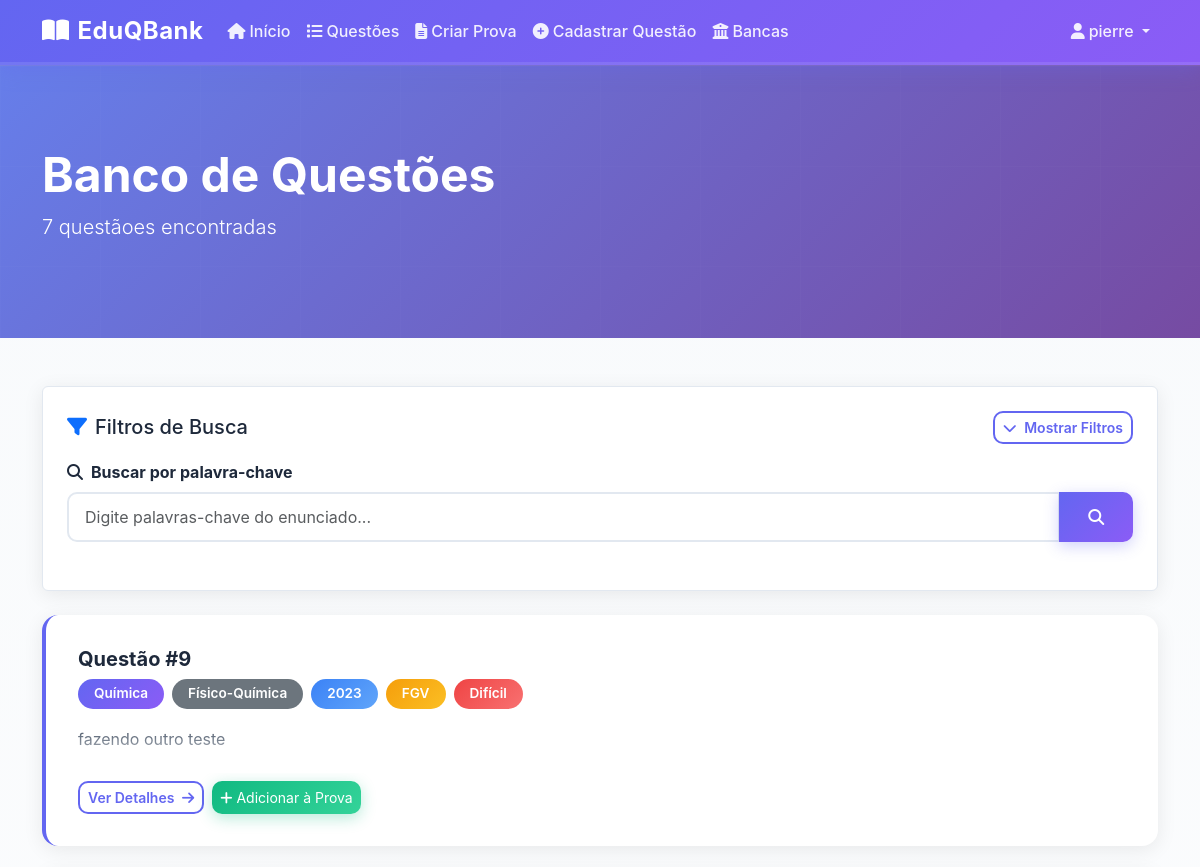
/questoes/ (signed in, upper part), run on an earlier commit of the app's database.
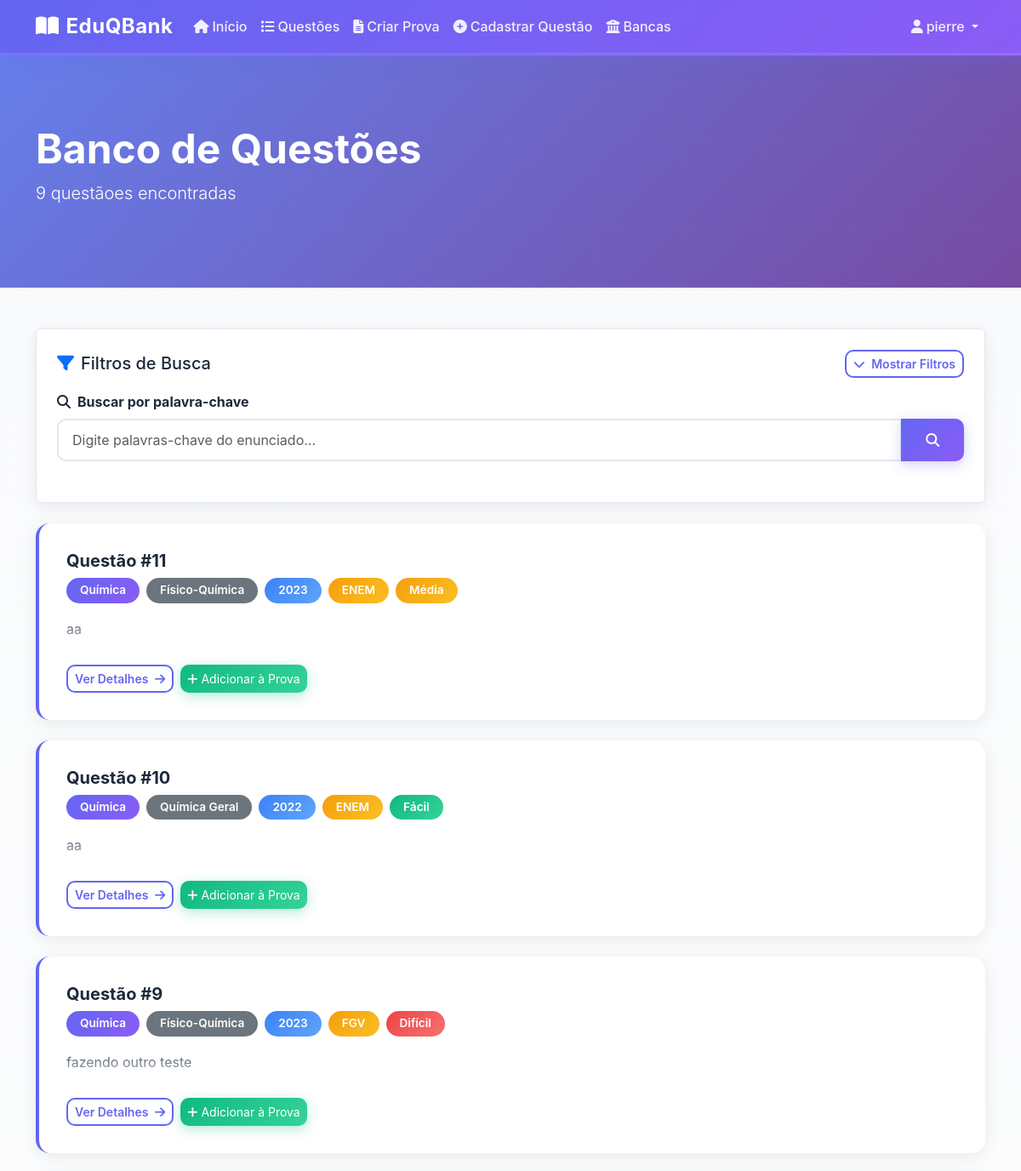
And on a later commit of the database.
### app/models.py (models this page shows, shortened)
class Questao(models.Model):
    area = models.ForeignKey('Conteudo', on_delete=models.PROTECT, related_name='q_area')
    unidade = models.ForeignKey('Conteudo', on_delete=models.PROTECT, related_name='q_unidade', null=True, blank=True)
    topico = models.ForeignKey('Conteudo', on_delete=models.PROTECT, related_name='q_topico', null=True, blank=True)
    subtopico = models.ForeignKey('Conteudo', on_delete=models.PROTECT, related_name='q_subtopico', null=True, blank=True)
    categoria = models.ForeignKey('Conteudo', on_delete=models.PROTECT, related_name='q_categoria', null=True, blank=True)
    ano = models.IntegerField()
    banca = models.CharField(max_length=100)
    tipo_questao = models.CharField(max_length=50)
    dificuldade = models.CharField(max_length=20)
    GRAU_ESCOLARIDADE_CHOICES = [
        ('fundamental', 'Ensino Fundamental'),
        ('medio', 'Ensino Médio'),
        ('superior', 'Ensino Superior'),
    ]
    grau_escolaridade = models.CharField(max_length=20, choices=GRAU_ESCOLARIDADE_CHOICES)
    enunciado = RichTextUploadingField('Enunciado')
    resposta = RichTextUploadingField('Resposta')
    resposta_gabarito = RichTextUploadingField('Resposta Gabarito', blank=True, null=True)

class Conteudo(models.Model):
    nome = models.CharField(max_length=500)
    pai = models.ForeignKey('self', null=True, blank=True, on_delete=models.PROTECT, related_name='subconteudos')
    TIPO_CHOICES = [
        ('area', 'Área'),
        ('unidade', 'Unidade'),
        ('topico', 'Tópico'),
        ('subtopico', 'Subtópico'),
        ('categoria', 'Categoria'),
    ]
    tipo = models.CharField(max_length=20, choices=TIPO_CHOICES)

### app/views/pages.py (the view, shortened to what this page needs)
# urls.py: path('questoes/', views.questoes_list, name='questoes_list'),
@login_required
def questoes_list(request):
    questoes = Questao.objects.all().select_related('area', 'unidade', 'topico', 'subtopico', 'categoria')
    search = request.GET.get('search', '')
    if search:
        questoes = questoes.filter(enunciado__icontains=search)
    area_ids_raw = request.GET.getlist('area_id')
    area_ids = []
    if area_ids:
        questoes = questoes.filter(area_id__in=area_ids)
    unidade_ids_raw = request.GET.getlist('unidade_id')
    unidade_ids = []
    if unidade_ids:
        questoes = questoes.filter(unidade_id__in=unidade_ids)
    topico_ids_raw = request.GET.getlist('topico_id')
    topico_ids = []
    if topico_ids:
        questoes = questoes.filter(topico_id__in=topico_ids)
    subtopico_ids_raw = request.GET.getlist('subtopico_id')
    subtopico_ids = []
    if subtopico_ids:
        questoes = questoes.filter(subtopico_id__in=subtopico_ids)
    categoria_ids_raw = request.GET.getlist('categoria_id')
    categoria_ids = []
    if categoria_ids:
        questoes = questoes.filter(categoria_id__in=categoria_ids)
    anos_raw = request.GET.getlist('ano')
    anos = []
    if anos:
        questoes = questoes.filter(ano__in=anos)
    bancas_raw = request.GET.getlist('banca')
    bancas = [b for b in bancas_raw if str(b).strip()]
    if bancas:
        questoes = questoes.filter(banca__in=bancas)
    tipos_questao_raw = request.GET.getlist('tipo_questao')
    tipos_questao = [t for t in tipos_questao_raw if str(t).strip()]
    if tipos_questao:
        questoes = questoes.filter(tipo_questao__in=tipos_questao)
    dificuldades_raw = request.GET.getlist('dificuldade')
    dificuldades = [d for d in dificuldades_raw if str(d).strip()]
    if dificuldades:
        questoes = questoes.filter(dificuldade__in=dificuldades)
    graus_escolaridade_raw = request.GET.getlist('grau_escolaridade')
    graus_escolaridade = [g for g in graus_escolaridade_raw if str(g).strip()]
    if graus_escolaridade:
        questoes = questoes.filter(grau_escolaridade__in=graus_escolaridade)
    tem_imagem = request.GET.get('tem_imagem')
    if tem_imagem == 'true':
        questoes = questoes.filter(Q(enunciado__icontains='<img') | Q(resposta__icontains='<img'))
    elif tem_imagem == 'false':
        questoes = questoes.exclude(Q(enunciado__icontains='<img') | Q(resposta__icontains='<img'))
    order_by = request.GET.get('order_by', '-id')
    questoes = questoes.order_by(order_by)
    paginator = Paginator(questoes, 10)
    page_number = request.GET.get('page', 1)
    page_obj = paginator.get_page(page_number)
    areas = Conteudo.objects.filter(tipo='area').order_by('nome')
    anos_disponiveis = Questao.objects.values_list('ano', flat=True).distinct().order_by('-ano')
    bancas_disponiveis = Questao.objects.values_list('banca', flat=True).distinct().order_by('banca')
    tipos_disponiveis = Questao.objects.values_list('tipo_questao', flat=True).distinct().order_by('tipo_questao')
    dificuldades_disponiveis = Questao.objects.values_list('dificuldade', flat=True).distinct().order_by('dificuldade')
    graus_disponiveis = Questao.objects.values_list('grau_escolaridade', flat=True).distinct().order_by('grau_escolaridade')
    unidades = []
    topicos = []
    subtopicos = []
    categorias = []
    context = {
        'page_obj': page_obj,
        'questoes': page_obj,
        'search': search,
        'areas': areas,
        'unidades': unidades,
        'topicos': topicos,
        'subtopicos': subtopicos,
        'categorias': categorias,
        'anos_disponiveis': anos_disponiveis,
        'bancas_disponiveis': bancas_disponiveis,
        'tipos_disponiveis': tipos_disponiveis,
        'dificuldades_disponiveis': dificuldades_disponiveis,
        'graus_disponiveis': graus_disponiveis,
        'filtros_ativos': {
            'area_ids': [str(a) for a in area_ids],
            'unidade_ids': [str(u) for u in unidade_ids],
            'topico_ids': [str(t) for t in topico_ids],
            'subtopico_ids': [str(s) for s in subtopico_ids],
            'categoria_ids': [str(c) for c in categoria_ids],
            'anos': [str(a) for a in anos],
            'bancas': bancas,
            'tipos_questao': tipos_questao,
            'dificuldades': dificuldades,
            'graus_escolaridade': graus_escolaridade,
            'tem_imagem': tem_imagem,
        }
    }
    return render(request, 'app/questoes.html', context)

### app/templates/app/questoes.html (shortened to what this page needs)
{% extends "app/base.html" %}
{% load static %}
{% block content %}
<div class="hero-section">
    <div class="container">
        <h1 class="display-5 fw-bold mb-2">Banco de Questões</h1>
        <p class="lead">
            {% if page_obj %}
                {{ page_obj.paginator.count }} questão{{ page_obj.paginator.count|pluralize:"es" }} encontrada{{ page_obj.paginator.count|pluralize:"s" }}
            {% else %}
                Carregando...
            {% endif %}
        </p>
    </div>
</div>
<div class="container">
    <div class="filter-section bg-white p-4 rounded mb-4" style="box-shadow: 0 4px 20px rgba(0,0,0,0.08);">
        <div class="d-flex justify-content-between align-items-center mb-3">
            <h5 class="mb-0">
                <i class="fas fa-filter me-2 text-primary"></i>Filtros de Busca
            </h5>
            <button type="button" class="btn btn-sm btn-outline-primary" onclick="toggleFilters()" id="toggleFiltersBtn">
                <i class="fas fa-chevron-{% if filtros_ativos.area_ids|length > 0 or filtros_ativos.unidade_ids|length > 0 or filtros_ativos.topico_ids|length > 0 or filtros_ativos.anos|length > 0 or filtros_ativos.bancas|length > 0 or filtros_ativos.dificuldades|length > 0 or filtros_ativos.tipos_questao|length > 0 or filtros_ativos.graus_escolaridade|length > 0 or filtros_ativos.tem_imagem %}up{% else %}down{% endif %} me-1"></i>
                <span id="toggleFiltersText">{% if filtros_ativos.area_ids|length > 0 or filtros_ativos.unidade_ids|length > 0 or filtros_ativos.topico_ids|length > 0 or filtros_ativos.anos|length > 0 or filtros_ativos.bancas|length > 0 or filtros_ativos.dificuldades|length > 0 or filtros_ativos.tipos_questao|length > 0 or filtros_ativos.graus_escolaridade|length > 0 or filtros_ativos.tem_imagem %}Ocultar{% else %}Mostrar{% endif %} Filtros</span>
            </button>
        </div>
        <form method="get" action="{% url 'questoes_list' %}" id="filterForm">
            <div class="mb-4">
                <label for="search" class="form-label fw-bold">
                    <i class="fas fa-search me-2"></i>Buscar por palavra-chave
                </label>
                <div class="input-group">
                    <input type="text" class="form-control" id="search" name="search"
                           value="{{ search }}" placeholder="Digite palavras-chave do enunciado...">
                    <button type="submit" class="btn btn-primary">
                        <i class="fas fa-search"></i>
                    </button>
                </div>
            </div>
        </form>
    </div>
    <div id="questionsList">
        {% for questao in questoes %}
        <div class="question-card" data-question-id="{{ questao.id }}">
            <div class="question-header">
                <div>
                    <h5 class="mb-2">
                        <a href="{% url 'questao_detail_page' questao.id %}" class="text-decoration-none">
                            Questão #{{ questao.id }}
                        </a>
                    </h5>
                    <div class="question-meta">
                        <span class="badge bg-primary">{{ questao.area.nome }}</span>
                        {% if questao.unidade %}
                        <span class="badge bg-secondary">{{ questao.unidade.nome }}</span>
                        {% endif %}
                        <span class="badge bg-info">{{ questao.ano }}</span>
                        <span class="badge bg-warning">{{ questao.banca }}</span>
                        <span class="badge bg-{% if questao.dificuldade == 'Fácil' %}success{% elif questao.dificuldade == 'Média' %}warning{% else %}danger{% endif %}">
                            {{ questao.dificuldade }}
                        </span>
                    </div>
                </div>
            </div>
            <div class="question-preview prose">
                {{ questao.enunciado|safe|truncatewords_html:50 }}
            </div>
            <div class="mt-2 d-flex gap-2">
                <a href="{% url 'questao_detail_page' questao.id %}" class="btn btn-sm btn-outline-primary">
                    Ver Detalhes <i class="fas fa-arrow-right ms-1"></i>
                </a>
                <button class="btn btn-sm btn-success add-to-test-btn"
                        onclick="addQuestionToSelection({{ questao.id }}, {area: '{{ questao.area.nome }}', ano: {{ questao.ano }}})">
                    <i class="fas fa-plus me-1"></i>Adicionar à Prova
                </button>
            </div>
        </div>
        {% empty %}
        <div class="text-center py-5">
            <i class="fas fa-inbox fa-3x text-muted mb-3"></i>
            <h4 class="text-muted">Nenhuma questão encontrada</h4>
            <p class="text-muted">Tente ajustar os filtros ou a busca.</p>
        </div>
        {% endfor %}
    </div>
</div>
{% endblock %}

### app/templates/app/base.html (shortened to what this page needs)
{% load static %}
<!DOCTYPE html>
<html lang="pt-br">
<head>
    <link href="https://cdn.jsdelivr.net/npm/bootstrap@5.3.2/dist/css/bootstrap.min.css" rel="stylesheet">
    <link rel="stylesheet" href="https://cdnjs.cloudflare.com/ajax/libs/font-awesome/6.4.0/css/all.min.css">
</head>
<body>
    <nav class="navbar navbar-expand-lg navbar-dark">
        <div class="container">
            <a class="navbar-brand" href="{% url 'index' %}">
                <i class="fas fa-book-open me-2"></i>EduQBank
            </a>
            <div class="collapse navbar-collapse" id="navbarNav">
                <ul class="navbar-nav me-auto">
                    <li class="nav-item">
                        <a class="nav-link" href="{% url 'index' %}">
                            <i class="fas fa-home me-1"></i>Início
                        </a>
                    </li>
                    {% if user.is_authenticated %}
                    <li class="nav-item">
                        <a class="nav-link" href="{% url 'questoes_list' %}">
                            <i class="fas fa-list me-1"></i>Questões
                        </a>
                    </li>
                    <li class="nav-item">
                        <a class="nav-link" href="{% url 'criar_prova' %}">
                            <i class="fas fa-file-alt me-1"></i>Criar Prova
                        </a>
                    </li>
                    {% if user.is_staff %}
                    <li class="nav-item">
                        <a class="nav-link" href="{% url 'cadastro_questao' %}">
                            <i class="fas fa-plus-circle me-1"></i>Cadastrar Questão
                        </a>
                    </li>
                    <li class="nav-item">
                        <a class="nav-link" href="{% url 'bancas_page' %}">
                            <i class="fas fa-university me-1"></i>Bancas
                        </a>
                    </li>
                    {% endif %}
                    {% endif %}
                </ul>
                <ul class="navbar-nav">
                    {% if user.is_authenticated %}
                    <li class="nav-item dropdown">
                        <a class="nav-link dropdown-toggle" href="#" id="userDropdown" role="button" data-bs-toggle="dropdown" aria-expanded="false">
                            <i class="fas fa-user me-1"></i>{{ user.username }}
                        </a>
                    </li>
                    {% endif %}
                </ul>
            </div>
        </div>
    </nav>
    <main class="main-content">
        {% block content %}{% endblock %}
    </main>
</body>
</html>

What changed in the data, as far as the page shows it:
added Questao: id "11", area.nome "Química", unidade.nome "Físico-Química", ano "2023", banca "ENEM", dificuldade "Média", enunciado "aa"
added Questao: id "10", area.nome "Química", unidade.nome "Química Geral", ano "2022", banca "ENEM", dificuldade "Fácil", enunciado "aa"
Also different on the page:
{{ page_obj.paginator.count }}: "7" → "9"
